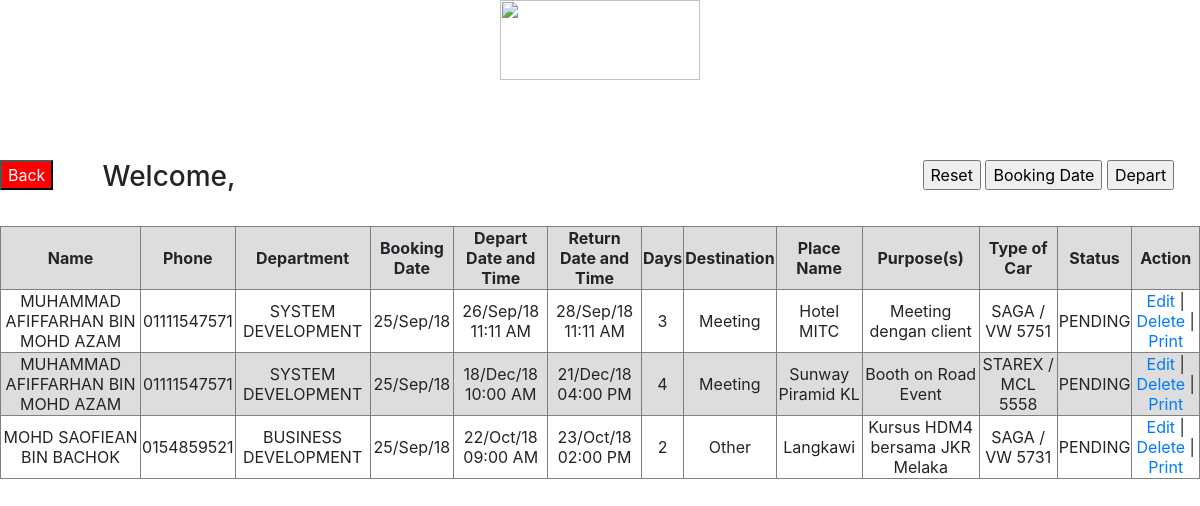
The app's page /admin.php with its own data.
### tables this page shows
CREATE TABLE `booking` (
  `id` int(100) NOT NULL,
  `email` varchar(50) NOT NULL,
  `name` varchar(50) NOT NULL,
  `tel` varchar(15) NOT NULL,
  `dept` varchar(100) NOT NULL,
  `date` date NOT NULL,
  `start_event` datetime NOT NULL,
  `end_event` datetime NOT NULL,
  `no_days` varchar(35) NOT NULL,
  `dest` varchar(35) NOT NULL,
  `placename` varchar(150) NOT NULL,
  `purpose` varchar(150) NOT NULL,
  `title` varchar(50) NOT NULL,
  `status` varchar(15) NOT NULL,
  `usertype` varchar(10) NOT NULL
);

### admin.php (the view, shortened to what this page needs)
<?php
    include_once("config.php");
    $result = mysqli_query($conn, "SELECT * FROM booking WHERE `id` != 1 ORDER BY start_event DESC");
?>
<?php
    if(isset($_POST['ASC']))
    {
        $asc_query = "SELECT * FROM booking WHERE `id` != 1 ORDER BY date DESC";
        $result = executeQuery($asc_query);
    }
    elseif (isset ($_POST['DESC']))
        {
              $desc_query = "SELECT * FROM booking WHERE `id` != 1 ORDER BY start_event DESC";
              $result = executeQuery($desc_query);
        }
     else {
            $default_query = "SELECT * FROM booking WHERE `id` != 1";
            $result = executeQuery($default_query);
    }
    function executeQuery($query)
    {
        $connect = mysqli_connect("localhost", "root", "", "poolcar3");
        $result = mysqli_query($connect, $query);
        return $result;
    }
?>
<html>
    <head>
        <link rel="stylesheet" href="https://cdnjs.cloudflare.com/ajax/libs/twitter-bootstrap/4.0.0-alpha.6/css/bootstrap.css" />
    </head>
    <body>
        <form action="admin.php" method="post">
            <img src="imgs/Untitled-1.png" width="200px" height="80px" class="center">
            <h2 align="center">List of Borrowers</h2>
            <br>
            <div class="row" >
                <div class="col">
                    <input style="background: red; color: white;" type="button" value="Back" onclick="window.location.href='adminhomepage.php'" />
                </div>
                <div class="col-8">
                    <h3>Welcome, <?php echo $_SESSION['email']; ?></h3>
                </div>
                <div class="col-3">
                    <input type="submit" value="Reset">
                    <input type="submit" name="ASC" value="Booking Date">
                    <input type="submit" name="DESC" value="Depart">
                </div>
            </div>
            <br>
            <table border="1">
                <tr bgcolor='#ccccff' style="font-weight:bold" >
                    <td>Name</td>
                    <td>Phone</td>
                    <td>Department</td>
                    <td>Booking Date</td>
                    <td>Depart Date and Time</td>
                    <td>Return Date and Time</td>
                    <td>Days</td>
                    <td>Destination</td>
                    <td>Place Name</td>
                    <td>Purpose(s)</td>
                    <td>Type of Car</td>
                    <td>Status</td>
                    <td>Action</td>
                </tr>
                <?php
                    while($res = mysqli_fetch_array($result))
                    {
                        $date=date('d/M/y', strtotime($res['date']));
                        $tarikhguna=$res['start_event'];
                        $usedate=date('d/M/y h:i A', strtotime($tarikhguna));
                        $tarikhakhir=$res['end_event'];
                        $lastusedate=date('d/M/y h:i A', strtotime($tarikhakhir));
                        echo "<tr>";
                        echo "<td>".$res['name']."</td>";
                        echo "<td>".$res['tel']."</td>";
                        echo "<td>".$res['dept']."</td>";
                        echo "<td>".$date."</td>";
                        echo "<td>".$usedate."</td>";
                        echo "<td>".$lastusedate."</td>";
                        echo "<td>".$res['no_days']."</td>";
                        echo "<td>".$res['dest']."</td>";
                        echo "<td>".$res['placename']."</td>";
                        echo "<td>".$res['purpose']."</td>";
                        echo "<td>".$res['title']."</td>";
                        echo "<td>".$res['status']."</td>";
                        echo "<td><a href=\"adminedit.php?id=$res[id]\">Edit</a> | <a href=\"admindelete.php?id=$res[id]\" onClick=\"return confirm('Are you sure you want to delete?')\">Delete</a> | <a href=\"admindetailsheet.php?id=$res[id]\">Print</a></td>";
                    }
                ?>
            </table>
        </form>
    </body>
</html>

### admin.php (style rules this page uses)
body { background-image: url("imgs/1.jpg"); background-repeat: no-repeat; background-position: right top; background-attachment: fixed; }
h2 { color: white; font-size: 40px; }
.center { display: block; margin-left: auto; margin-right: auto; }
td { text-align: center; }
table { width: 100%; }
tr:nth-child(odd) { background: #dddddd }

### records on screen
booking: name "MUHAMMAD AFIFFARHAN BIN MOHD AZAM", tel "01111547571", dept "SYSTEM DEVELOPMENT", date "25/Sep/18", start_event "26/Sep/18 11:11 AM", end_event "28/Sep/18 11:11 AM", no_days "3", dest "Meeting", placename "Hotel MITC", purpose "Meeting dengan client", title "SAGA / VW 5751", status "PENDING"
booking: name "MUHAMMAD AFIFFARHAN BIN MOHD AZAM", tel "01111547571", dept "SYSTEM DEVELOPMENT", date "25/Sep/18", start_event "18/Dec/18 10:00 AM", end_event "21/Dec/18 04:00 PM", no_days "4", dest "Meeting", placename "Sunway Piramid KL", purpose "Booth on Road Event", title "STAREX / MCL 5558", status "PENDING"
booking: name "MOHD SAOFIEAN BIN BACHOK", tel "0154859521", dept "BUSINESS DEVELOPMENT", date "25/Sep/18", start_event "22/Oct/18 09:00 AM", end_event "23/Oct/18 02:00 PM", no_days "2", dest "Other", placename "Langkawi", purpose "Kursus HDM4 bersama JKR Melaka", title "SAGA / VW 5731", status "PENDING"
